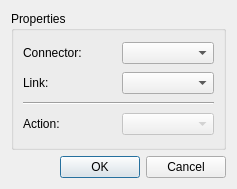
<?xml version="1.0" encoding="UTF-8"?>
<ui version="4.0">
 <class>QnstGraphicsActionForm</class>
 <widget class="QDialog" name="QnstGraphicsActionForm">
  <property name="geometry">
   <rect>
    <x>0</x>
    <y>0</y>
    <width>237</width>
    <height>189</height>
   </rect>
  </property>
  <property name="windowTitle">
   <string>New Action</string>
  </property>
  <layout class="QGridLayout" name="gridLayout">
   <item row="0" column="0">
    <widget class="QGroupBox" name="gpLink">
     <property name="title">
      <string>Properties</string>
     </property>
     <layout class="QGridLayout" name="gridLayout_2">
      <item row="0" column="0">
       <widget class="QLabel" name="lbConnector">
        <property name="text">
         <string>Connector:</string>
        </property>
       </widget>
      </item>
      <item row="0" column="1">
       <widget class="QComboBox" name="cbConnector"/>
      </item>
      <item row="3" column="0">
       <widget class="QLabel" name="lbAction">
        <property name="enabled">
         <bool>true</bool>
        </property>
        <property name="text">
         <string>Action:</string>
        </property>
       </widget>
      </item>
      <item row="3" column="1">
       <widget class="QComboBox" name="cbAction">
        <property name="enabled">
         <bool>false</bool>
        </property>
       </widget>
      </item>
      <item row="2" column="0" colspan="2">
       <widget class="Line" name="line">
        <property name="orientation">
         <enum>Qt::Horizontal</enum>
        </property>
       </widget>
      </item>
      <item row="1" column="0">
       <widget class="QLabel" name="lbLink">
        <property name="text">
         <string>Link:</string>
        </property>
       </widget>
      </item>
      <item row="1" column="1">
       <widget class="QComboBox" name="cbLink"/>
      </item>
     </layout>
    </widget>
   </item>
   <item row="1" column="0">
    <widget class="QDialogButtonBox" name="buttonBox">
     <property name="orientation">
      <enum>Qt::Horizontal</enum>
     </property>
     <property name="standardButtons">
      <set>QDialogButtonBox::Cancel|QDialogButtonBox::Ok</set>
     </property>
    </widget>
   </item>
  </layout>
 </widget>
 <resources/>
 <connections>
  <connection>
   <sender>buttonBox</sender>
   <signal>accepted()</signal>
   <receiver>QnstGraphicsActionForm</receiver>
   <slot>accept()</slot>
   <hints>
    <hint type="sourcelabel">
     <x>248</x>
     <y>254</y>
    </hint>
    <hint type="destinationlabel">
     <x>157</x>
     <y>274</y>
    </hint>
   </hints>
  </connection>
  <connection>
   <sender>buttonBox</sender>
   <signal>rejected()</signal>
   <receiver>QnstGraphicsActionForm</receiver>
   <slot>reject()</slot>
   <hints>
    <hint type="sourcelabel">
     <x>316</x>
     <y>260</y>
    </hint>
    <hint type="destinationlabel">
     <x>286</x>
     <y>274</y>
    </hint>
   </hints>
  </connection>
 </connections>
</ui>
